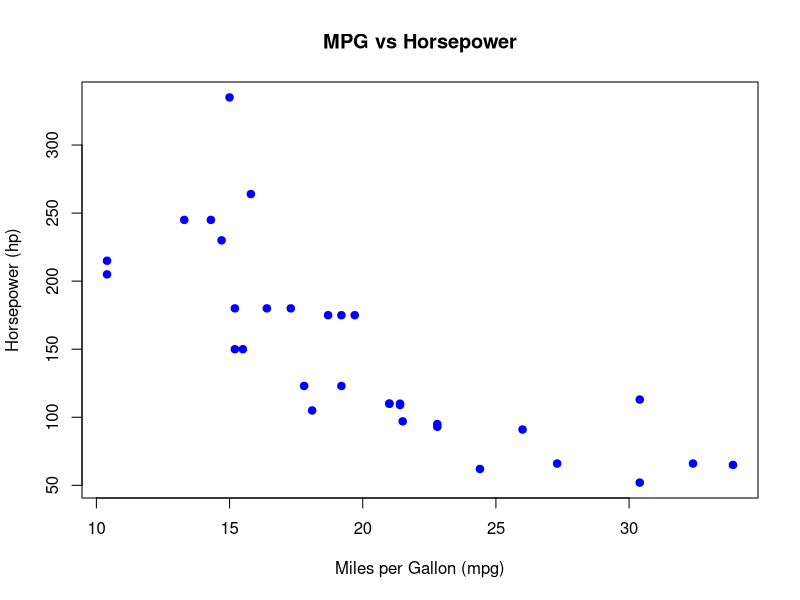
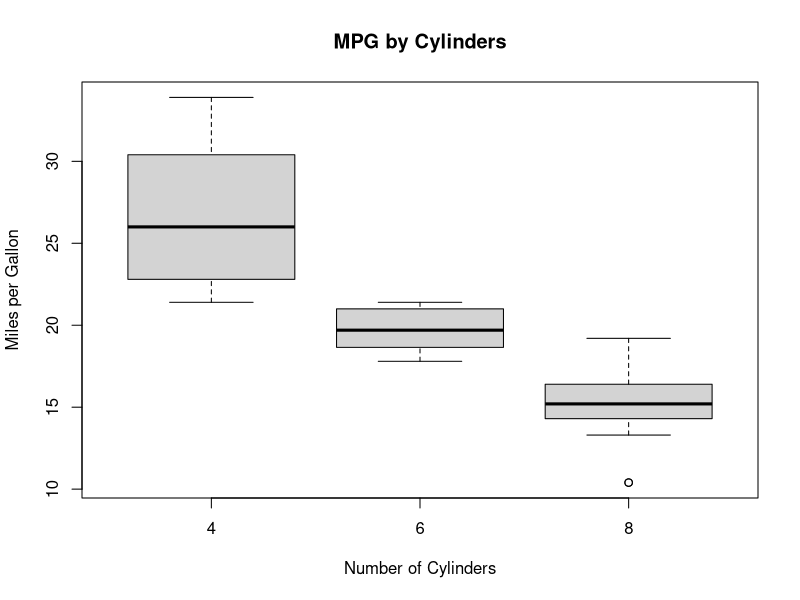
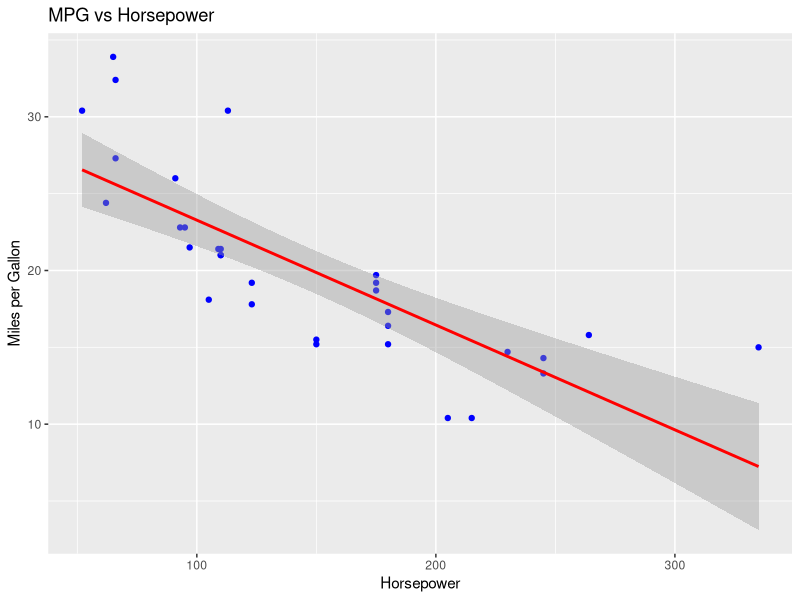

Generate these figures, in order, with R:

# Load the dataset
data(mtcars)

# View the structure of the dataset
str(mtcars)

# Summary statistics of the dataset
summary(mtcars)

# Check the first few rows
head(mtcars)

# Mean, median, and standard deviation of mpg
mean(mtcars$mpg)
median(mtcars$mpg)
sd(mtcars$mpg)

# Correlation matrix
cor(mtcars)

# Scatterplot between mpg and hp (horsepower)
plot(mtcars$mpg, mtcars$hp, 
     xlab = "Miles per Gallon (mpg)", 
     ylab = "Horsepower (hp)",
     main = "MPG vs Horsepower",
     pch = 19, col = "blue")

# Boxplot for mpg across different number of cylinders
boxplot(mpg ~ cyl, data = mtcars, 
        xlab = "Number of Cylinders", 
        ylab = "Miles per Gallon",
        main = "MPG by Cylinders")

# Simple linear regression: predicting mpg based on hp
model <- lm(mpg ~ hp, data = mtcars)
summary(model)

# Multiple linear regression: predicting mpg based on multiple variables
multi_model <- lm(mpg ~ hp + wt + qsec, data = mtcars)
summary(multi_model)

# Filter cars with more than 6 cylinders
subset_mtcars <- subset(mtcars, cyl > 6)

# Display the result
subset_mtcars

# Group by number of cylinders and calculate mean mpg for each group
library(dplyr)

mtcars %>%
  group_by(cyl) %>%
  summarise(mean_mpg = mean(mpg))

# Scatterplot with regression line using ggplot2
library(ggplot2)

ggplot(mtcars, aes(x = hp, y = mpg)) +
  geom_point(color = "blue") +
  geom_smooth(method = "lm", color = "red") +
  labs(title = "MPG vs Horsepower", x = "Horsepower", y = "Miles per Gallon")